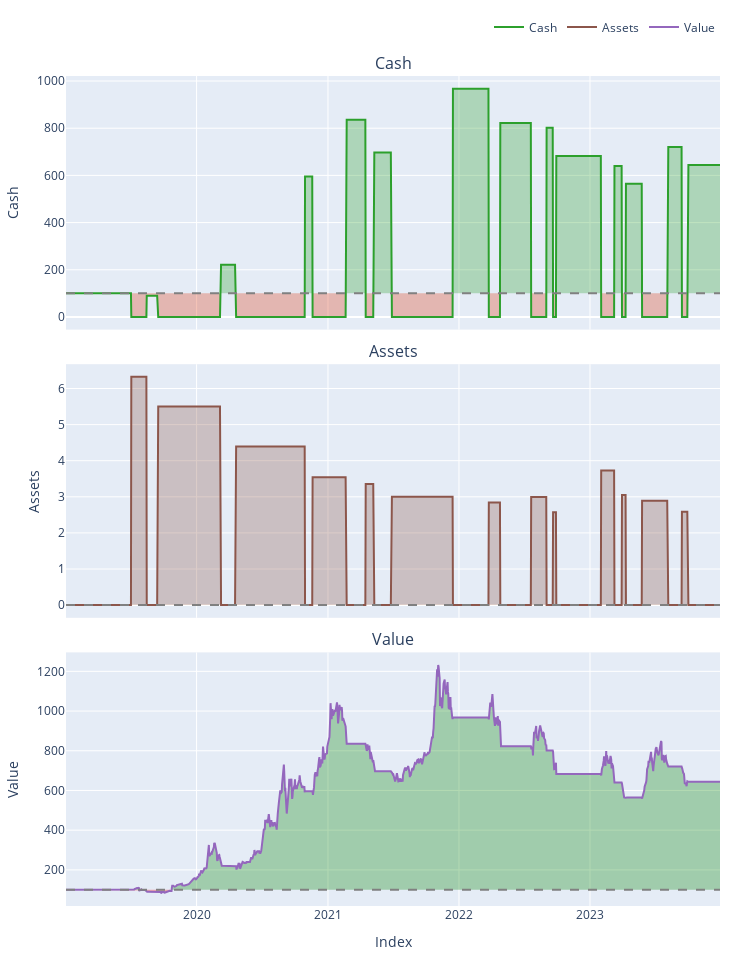

This figure's notebook cell:
### Code cell
pf.plot(subplots=['cash', 'assets', 'value']).show()

### Figure 1 — Plotly figure (JSON) as saved in the notebook; plotly's stock layout.template omitted (floating-point values rounded to 4 significant figures; data arrays with more than 128 entries replaced by an {"elided": "..."} marker saying what was removed)
{"data": [{"hoverinfo": "skip", "legendgroup": "0", "line": {"color": "rgba(0, 0, 0, 0)", "width": 0}, "opacity": 0, "showlegend": false, "type": "scatter", "uid": "2f457f80-a385-45c2-ad65-ab0dd395aed8", "x": {"elided": "1258 str values"}, "xaxis": "x", "y": {"elided": "1258 int values"}, "yaxis": "y"}, {"connectgaps": false, "fill": "tonexty", "fillcolor": "rgba(44,160,44,0.3000)", "hoverinfo": "skip", "legendgroup": "0", "line": {"color": "rgba(0, 0, 0, 0)", "width": 0}, "opacity": 0, "showlegend": false, "type": "scatter", "uid": "368d6ffe-40aa-42d0-a707-1741e4e7f90f", "x": {"elided": "1258 str values"}, "xaxis": "x", "y": {"elided": "1258 float values"}, "yaxis": "y"}, {"hoverinfo": "skip", "legendgroup": "0", "line": {"color": "rgba(0, 0, 0, 0)", "width": 0}, "opacity": 0, "showlegend": false, "type": "scatter", "uid": "b4ae0089-19df-40f0-bc45-2d39a14094bc", "x": {"elided": "1258 str values"}, "xaxis": "x", "y": {"elided": "1258 int values"}, "yaxis": "y"}, {"connectgaps": false, "fill": "tonexty", "fillcolor": "rgba(220,57,18,0.3000)", "hoverinfo": "skip", "legendgroup": "0", "line": {"color": "rgba(0, 0, 0, 0)", "width": 0}, "opacity": 0, "showlegend": false, "type": "scatter", "uid": "22e3741a-bece-4c93-8504-372f350be9b3", "x": {"elided": "1258 str values"}, "xaxis": "x", "y": {"elided": "1258 float values"}, "yaxis": "y"}, {"legendgroup": "1", "line": {"color": "#2ca02c"}, "name": "Cash", "showlegend": true, "type": "scatter", "uid": "d05b55a4-265c-4ac1-8832-e455e2ac6c20", "x": {"elided": "1258 str values"}, "xaxis": "x", "y": {"elided": "1258 float values"}, "yaxis": "y"}, {"hoverinfo": "skip", "legendgroup": "0", "line": {"color": "rgba(0, 0, 0, 0)", "width": 0}, "opacity": 0, "showlegend": false, "type": "scatter", "uid": "1551cc1b-b9a0-4bd6-a2cd-7a0285a70092", "x": {"elided": "1258 str values"}, "xaxis": "x", "y": {"elided": "1258 int values"}, "yaxis": "y"}, {"hoverinfo": "skip", "legendgroup": "0", "line": {"color": "rgba(0, 0, 0, 0)", "width": 0}, "opacity": 0, "showlegend": false, "type": "scatter", "uid": "c22e0317-8815-430f-992f-0fd3a3946825", "x": {"elided": "1258 str values"}, "xaxis": "x2", "y": {"elided": "1258 int values"}, "yaxis": "y2"}, {"connectgaps": false, "fill": "tonexty", "fillcolor": "rgba(140,86,75,0.3000)", "hoverinfo": "skip", "legendgroup": "0", "line": {"color": "rgba(0, 0, 0, 0)", "width": 0}, "opacity": 0, "showlegend": false, "type": "scatter", "uid": "1c90c743-272d-4fdc-82d0-a1459cf398a3", "x": {"elided": "1258 str values"}, "xaxis": "x2", "y": {"elided": "1258 float values"}, "yaxis": "y2"}, {"legendgroup": "2", "line": {"color": "#8c564b"}, "name": "Assets", "showlegend": true, "type": "scatter", "uid": "b39887ca-e191-4d1b-98ea-7f6c1a341ace", "x": {"elided": "1258 str values"}, "xaxis": "x2", "y": {"elided": "1258 float values"}, "yaxis": "y2"}, {"hoverinfo": "skip", "legendgroup": "0", "line": {"color": "rgba(0, 0, 0, 0)", "width": 0}, "opacity": 0, "showlegend": false, "type": "scatter", "uid": "79ff30f1-d912-4181-9bbd-f7eb8f4f179d", "x": {"elided": "1258 str values"}, "xaxis": "x2", "y": {"elided": "1258 int values"}, "yaxis": "y2"}, {"hoverinfo": "skip", "legendgroup": "0", "line": {"color": "rgba(0, 0, 0, 0)", "width": 0}, "opacity": 0, "showlegend": false, "type": "scatter", "uid": "701ed7c9-b87d-4ccd-8063-98bcd25779ce", "x": {"elided": "1258 str values"}, "xaxis": "x3", "y": {"elided": "1258 int values"}, "yaxis": "y3"}, {"connectgaps": false, "fill": "tonexty", "fillcolor": "rgba(0, 128, 0, 0.3)", "hoverinfo": "skip", "legendgroup": "0", "line": {"color": "rgba(0, 0, 0, 0)", "width": 0}, "opacity": 0, "showlegend": false, "type": "scatter", "uid": "312092a5-fb69-4ace-8f71-87cc2ed89cd2", "x": {"elided": "1258 str values"}, "xaxis": "x3", "y": {"elided": "1258 float values"}, "yaxis": "y3"}, {"hoverinfo": "skip", "legendgroup": "0", "line": {"color": "rgba(0, 0, 0, 0)", "width": 0}, "opacity": 0, "showlegend": false, "type": "scatter", "uid": "c7821ab2-5c3f-4d1b-8755-baa734d1c2ef", "x": {"elided": "1258 str values"}, "xaxis": "x3", "y": {"elided": "1258 int values"}, "yaxis": "y3"}, {"connectgaps": false, "fill": "tonexty", "fillcolor": "rgba(255, 0, 0, 0.3)", "hoverinfo": "skip", "legendgroup": "0", "line": {"color": "rgba(0, 0, 0, 0)", "width": 0}, "opacity": 0, "showlegend": false, "type": "scatter", "uid": "7c42da69-ca18-4920-928b-1d77cde813e7", "x": {"elided": "1258 str values"}, "xaxis": "x3", "y": {"elided": "1258 float values"}, "yaxis": "y3"}, {"legendgroup": "3", "line": {"color": "#9467bd"}, "name": "Value", "showlegend": true, "type": "scatter", "uid": "15cd3611-685c-42c0-9bcc-b0d0ec3984ba", "x": {"elided": "1258 str values"}, "xaxis": "x3", "y": {"elided": "1258 float values"}, "yaxis": "y3"}, {"hoverinfo": "skip", "legendgroup": "0", "line": {"color": "rgba(0, 0, 0, 0)", "width": 0}, "opacity": 0, "showlegend": false, "type": "scatter", "uid": "a6b8f85d-fa37-4e3b-95cc-170ba6c6ffbf", "x": {"elided": "1258 str values"}, "xaxis": "x3", "y": {"elided": "1258 int values"}, "yaxis": "y3"}], "layout": {"annotations": [{"font": {"size": 16}, "showarrow": false, "text": "Cash", "x": 0.5, "xanchor": "center", "xref": "paper", "y": 1, "yanchor": "bottom", "yref": "paper"}, {"font": {"size": 16}, "showarrow": false, "text": "Assets", "x": 0.5, "xanchor": "center", "xref": "paper", "y": 0.6528, "yanchor": "bottom", "yref": "paper"}, {"font": {"size": 16}, "showarrow": false, "text": "Value", "x": 0.5, "xanchor": "center", "xref": "paper", "y": 0.3056, "yanchor": "bottom", "yref": "paper"}], "height": 960, "legend": {"orientation": "h", "traceorder": "normal", "x": 1, "xanchor": "right", "y": 1.042, "yanchor": "bottom"}, "margin": {"b": 30, "l": 30, "r": 30, "t": 30}, "shapes": [{"line": {"color": "gray", "dash": "dash"}, "type": "line", "x0": 0, "x1": 1, "xref": "paper", "y0": 100, "y1": 100, "yref": "y"}, {"line": {"color": "gray", "dash": "dash"}, "type": "line", "x0": 0, "x1": 1, "xref": "paper", "y0": 0, "y1": 0, "yref": "y2"}, {"line": {"color": "gray", "dash": "dash"}, "type": "line", "x0": 0, "x1": 1, "xref": "paper", "y0": 100, "y1": 100, "yref": "y3"}], "showlegend": true, "width": 750, "xaxis": {"anchor": "y", "domain": [0, 1], "matches": "x3", "showticklabels": false}, "xaxis2": {"anchor": "y2", "domain": [0, 1], "matches": "x3", "showticklabels": false}, "xaxis3": {"anchor": "y3", "domain": [0, 1], "title": {"text": "Index"}}, "yaxis": {"anchor": "x", "domain": [0.6944, 1], "title": {"text": "Cash"}}, "yaxis2": {"anchor": "x2", "domain": [0.3472, 0.6528], "title": {"text": "Assets"}}, "yaxis3": {"anchor": "x3", "domain": [0, 0.3056], "title": {"text": "Value"}}}}
